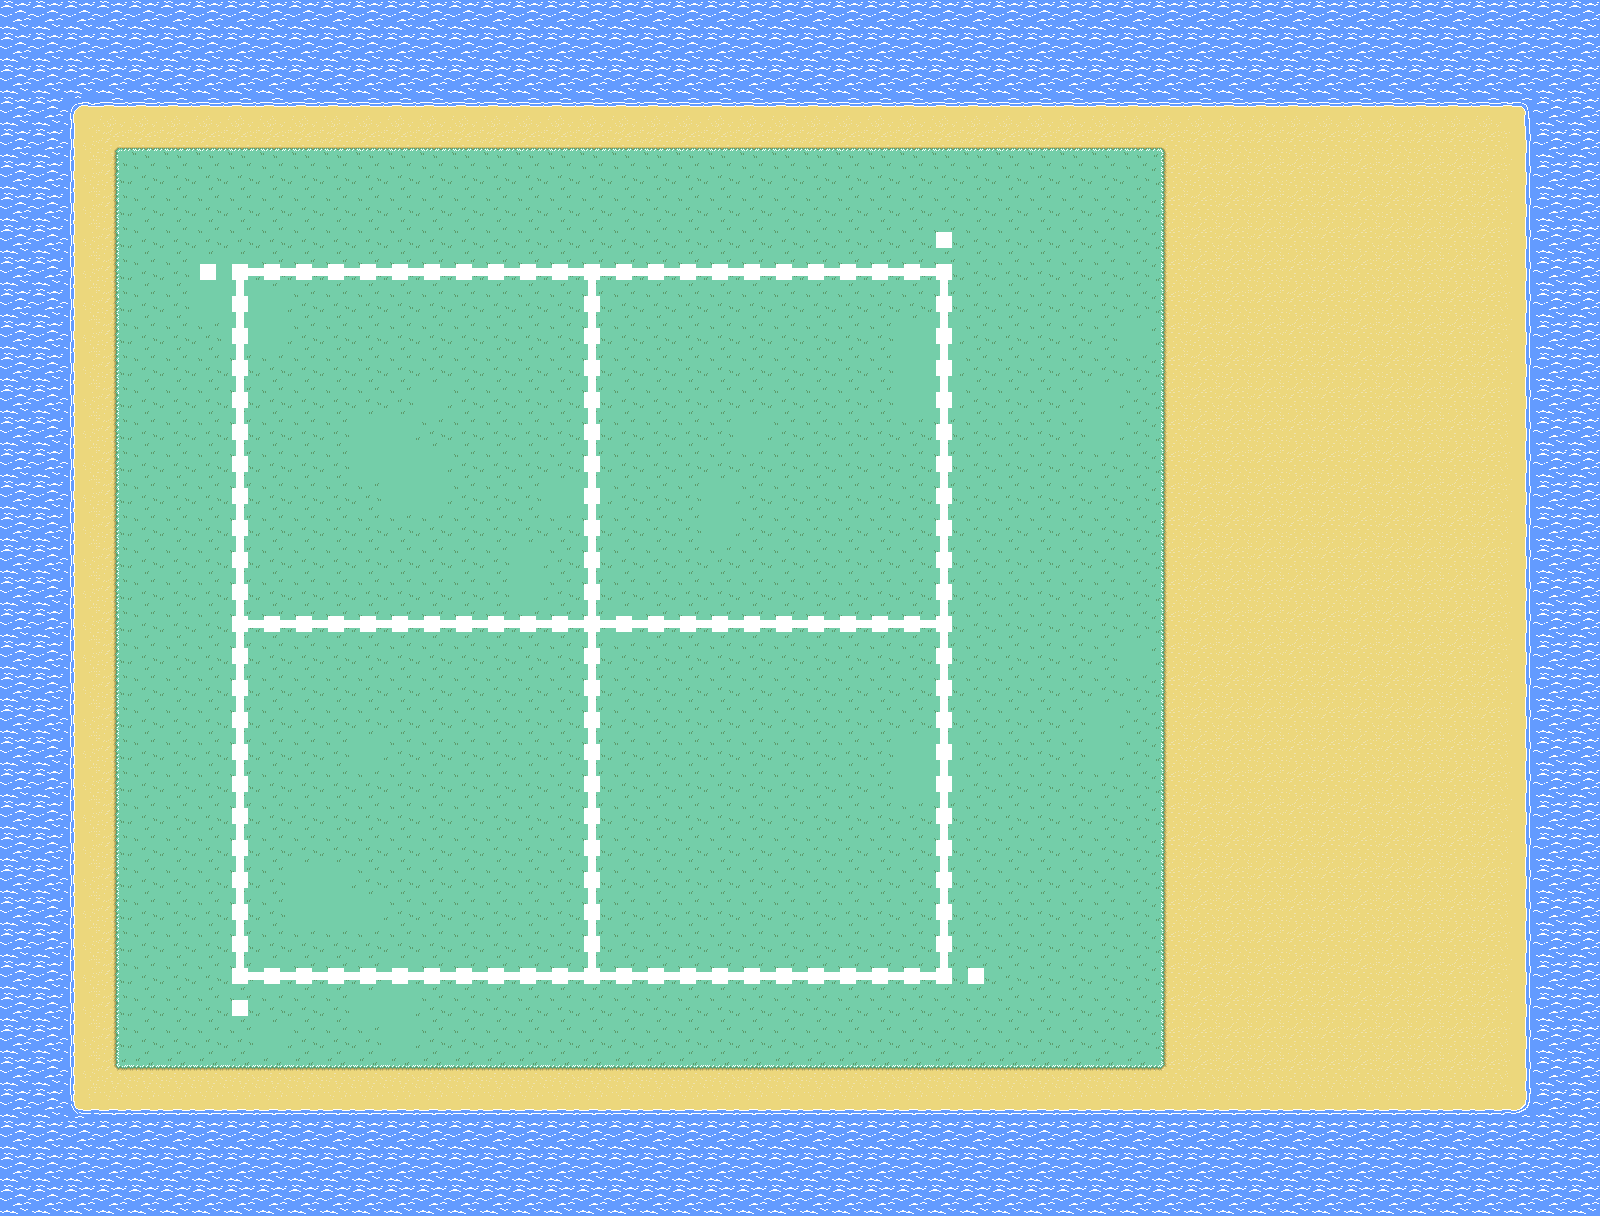

A 2D game scene composited from a Tiled map and its tileset images. What follows is a short description and the map's XML, with each tile layer's data collapsed to a summary:
An orthogonal 50x38 tile map with 32x32 px tiles, 2 tile layers (bg, fg), 1 hidden layer not drawn.

<map version="1.4" tiledversion="1.4.0" orientation="orthogonal" renderorder="right-down" width="50" height="38" tilewidth="32" tileheight="32" infinite="0" nextlayerid="5" nextobjectid="2">
 <editorsettings>
  <export target="map.lua" format="lua" />
 </editorsettings>
 <tileset firstgid="1" source="bored.tsx" />
 <layer id="1" name="bg" width="50" height="38">
  <data>[1900 cells, 1900 non-empty, 20 distinct tile ids]</data>
 </layer>
 <layer id="2" name="fg" width="50" height="38">
  <data>[1900 cells, 133 non-empty, 12 distinct tile ids]</data>
 </layer>
 <layer id="4" name="playerpos" width="50" height="38" visible="0">
  <data>[1900 cells, 4 non-empty, 4 distinct tile ids]</data>
 </layer>
</map>